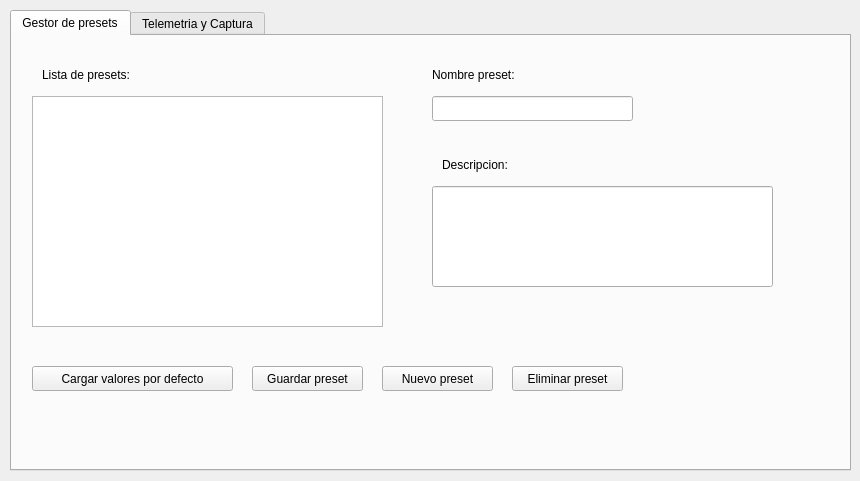
<?xml version="1.0" encoding="UTF-8"?>
<ui version="4.0">
 <class>Form</class>
 <widget class="QWidget" name="Form">
  <property name="geometry">
   <rect>
    <x>0</x>
    <y>0</y>
    <width>860</width>
    <height>481</height>
   </rect>
  </property>
  <property name="windowTitle">
   <string>Form</string>
  </property>
  <widget class="QTabWidget" name="tabWidget">
   <property name="geometry">
    <rect>
     <x>10</x>
     <y>10</y>
     <width>841</width>
     <height>461</height>
    </rect>
   </property>
   <property name="currentIndex">
    <number>0</number>
   </property>
   <widget class="QWidget" name="tab_5">
    <attribute name="title">
     <string>Gestor de presets</string>
    </attribute>
    <widget class="QListWidget" name="presetsListWidget">
     <property name="geometry">
      <rect>
       <x>20</x>
       <y>60</y>
       <width>351</width>
       <height>231</height>
      </rect>
     </property>
    </widget>
    <widget class="QLabel" name="label_17">
     <property name="geometry">
      <rect>
       <x>420</x>
       <y>30</y>
       <width>111</width>
       <height>17</height>
      </rect>
     </property>
     <property name="text">
      <string>Nombre preset:</string>
     </property>
    </widget>
    <widget class="QLineEdit" name="nombrePresetLineEdit">
     <property name="geometry">
      <rect>
       <x>420</x>
       <y>60</y>
       <width>201</width>
       <height>25</height>
      </rect>
     </property>
    </widget>
    <widget class="QLabel" name="label_16">
     <property name="geometry">
      <rect>
       <x>430</x>
       <y>120</y>
       <width>101</width>
       <height>17</height>
      </rect>
     </property>
     <property name="text">
      <string>Descripcion:</string>
     </property>
    </widget>
    <widget class="QLineEdit" name="descripcionLineEdit">
     <property name="geometry">
      <rect>
       <x>420</x>
       <y>150</y>
       <width>341</width>
       <height>101</height>
      </rect>
     </property>
     <property name="alignment">
      <set>Qt::AlignLeading|Qt::AlignLeft|Qt::AlignTop</set>
     </property>
    </widget>
    <widget class="QLabel" name="label_18">
     <property name="geometry">
      <rect>
       <x>30</x>
       <y>30</y>
       <width>131</width>
       <height>17</height>
      </rect>
     </property>
     <property name="text">
      <string>Lista de presets:</string>
     </property>
    </widget>
    <widget class="QPushButton" name="loadDefaultsButton">
     <property name="geometry">
      <rect>
       <x>20</x>
       <y>330</y>
       <width>201</width>
       <height>25</height>
      </rect>
     </property>
     <property name="text">
      <string>Cargar valores por defecto</string>
     </property>
    </widget>
    <widget class="QPushButton" name="confirmarPushButton">
     <property name="geometry">
      <rect>
       <x>240</x>
       <y>330</y>
       <width>111</width>
       <height>25</height>
      </rect>
     </property>
     <property name="text">
      <string>Guardar preset</string>
     </property>
    </widget>
    <widget class="QPushButton" name="eliminarPresetpushButton">
     <property name="geometry">
      <rect>
       <x>500</x>
       <y>330</y>
       <width>111</width>
       <height>25</height>
      </rect>
     </property>
     <property name="text">
      <string>Eliminar preset</string>
     </property>
    </widget>
    <widget class="QPushButton" name="nuevoPresetButton">
     <property name="geometry">
      <rect>
       <x>370</x>
       <y>330</y>
       <width>111</width>
       <height>25</height>
      </rect>
     </property>
     <property name="text">
      <string>Nuevo preset</string>
     </property>
    </widget>
   </widget>
   <widget class="QWidget" name="tab">
    <attribute name="title">
     <string>Telemetria y Captura</string>
    </attribute>
    <widget class="QLabel" name="label">
     <property name="geometry">
      <rect>
       <x>30</x>
       <y>50</y>
       <width>141</width>
       <height>17</height>
      </rect>
     </property>
     <property name="text">
      <string>Velocidad maxima:</string>
     </property>
    </widget>
    <widget class="QLabel" name="label_2">
     <property name="geometry">
      <rect>
       <x>30</x>
       <y>90</y>
       <width>131</width>
       <height>17</height>
      </rect>
     </property>
     <property name="text">
      <string>Velocidad Lineal:</string>
     </property>
    </widget>
    <widget class="QLabel" name="label_3">
     <property name="geometry">
      <rect>
       <x>30</x>
       <y>130</y>
       <width>131</width>
       <height>17</height>
      </rect>
     </property>
     <property name="text">
      <string>Velocidad Angular:</string>
     </property>
    </widget>
    <widget class="QSpinBox" name="velMaxSpinBox">
     <property name="geometry">
      <rect>
       <x>190</x>
       <y>50</y>
       <width>48</width>
       <height>26</height>
      </rect>
     </property>
    </widget>
    <widget class="QSpinBox" name="velLineSpinBox">
     <property name="geometry">
      <rect>
       <x>190</x>
       <y>90</y>
       <width>48</width>
       <height>26</height>
      </rect>
     </property>
    </widget>
    <widget class="QSpinBox" name="velAnguSpinBox">
     <property name="geometry">
      <rect>
       <x>190</x>
       <y>130</y>
       <width>48</width>
       <height>26</height>
      </rect>
     </property>
    </widget>
    <widget class="QLabel" name="label_19">
     <property name="geometry">
      <rect>
       <x>30</x>
       <y>240</y>
       <width>131</width>
       <height>17</height>
      </rect>
     </property>
     <property name="text">
      <string>Tasa de muestreo: </string>
     </property>
    </widget>
    <widget class="QLabel" name="label_20">
     <property name="geometry">
      <rect>
       <x>30</x>
       <y>320</y>
       <width>131</width>
       <height>17</height>
      </rect>
     </property>
     <property name="text">
      <string>Resolucion:</string>
     </property>
    </widget>
    <widget class="QLabel" name="label_21">
     <property name="geometry">
      <rect>
       <x>30</x>
       <y>360</y>
       <width>131</width>
       <height>17</height>
      </rect>
     </property>
     <property name="text">
      <string>Filtro de ruido:</string>
     </property>
    </widget>
    <widget class="QLabel" name="label_22">
     <property name="geometry">
      <rect>
       <x>30</x>
       <y>280</y>
       <width>131</width>
       <height>17</height>
      </rect>
     </property>
     <property name="text">
      <string>Campo de vision:</string>
     </property>
    </widget>
    <widget class="QLabel" name="label_4">
     <property name="geometry">
      <rect>
       <x>30</x>
       <y>20</y>
       <width>91</width>
       <height>17</height>
      </rect>
     </property>
     <property name="text">
      <string>Telemetria:</string>
     </property>
    </widget>
    <widget class="QLabel" name="label_5">
     <property name="geometry">
      <rect>
       <x>30</x>
       <y>200</y>
       <width>67</width>
       <height>17</height>
      </rect>
     </property>
     <property name="text">
      <string>Captura:</string>
     </property>
    </widget>
    <widget class="QComboBox" name="comboBox_2">
     <property name="geometry">
      <rect>
       <x>180</x>
       <y>240</y>
       <width>61</width>
       <height>25</height>
      </rect>
     </property>
     <item>
      <property name="text">
       <string>1</string>
      </property>
     </item>
     <item>
      <property name="text">
       <string>5</string>
      </property>
     </item>
     <item>
      <property name="text">
       <string>10</string>
      </property>
     </item>
     <item>
      <property name="text">
       <string>15</string>
      </property>
     </item>
     <item>
      <property name="text">
       <string>20</string>
      </property>
     </item>
    </widget>
    <widget class="QComboBox" name="comboBox_3">
     <property name="geometry">
      <rect>
       <x>180</x>
       <y>280</y>
       <width>61</width>
       <height>25</height>
      </rect>
     </property>
     <item>
      <property name="text">
       <string>90</string>
      </property>
     </item>
     <item>
      <property name="text">
       <string>135</string>
      </property>
     </item>
     <item>
      <property name="text">
       <string>180</string>
      </property>
     </item>
    </widget>
    <widget class="QComboBox" name="comboBox_5">
     <property name="geometry">
      <rect>
       <x>180</x>
       <y>360</y>
       <width>81</width>
       <height>25</height>
      </rect>
     </property>
     <item>
      <property name="text">
       <string>Angular </string>
      </property>
     </item>
     <item>
      <property name="text">
       <string>Range </string>
      </property>
     </item>
     <item>
      <property name="text">
       <string>Intensity</string>
      </property>
     </item>
     <item>
      <property name="text">
       <string>Speckle</string>
      </property>
     </item>
     <item>
      <property name="text">
       <string>Median</string>
      </property>
     </item>
    </widget>
    <widget class="QLabel" name="label_8">
     <property name="geometry">
      <rect>
       <x>280</x>
       <y>240</y>
       <width>67</width>
       <height>17</height>
      </rect>
     </property>
     <property name="text">
      <string>Hz</string>
     </property>
    </widget>
    <widget class="QLabel" name="label_9">
     <property name="geometry">
      <rect>
       <x>280</x>
       <y>280</y>
       <width>67</width>
       <height>17</height>
      </rect>
     </property>
     <property name="text">
      <string>Grados</string>
     </property>
    </widget>
    <widget class="QLabel" name="label_10">
     <property name="geometry">
      <rect>
       <x>280</x>
       <y>320</y>
       <width>67</width>
       <height>17</height>
      </rect>
     </property>
     <property name="text">
      <string>Grados</string>
     </property>
    </widget>
    <widget class="QSpinBox" name="velMaxSpinBox_2">
     <property name="geometry">
      <rect>
       <x>180</x>
       <y>320</y>
       <width>48</width>
       <height>26</height>
      </rect>
     </property>
    </widget>
    <widget class="QLabel" name="label_51">
     <property name="geometry">
      <rect>
       <x>450</x>
       <y>120</y>
       <width>141</width>
       <height>17</height>
      </rect>
     </property>
     <property name="text">
      <string>Reduccion de ruido:</string>
     </property>
    </widget>
    <widget class="QComboBox" name="comboBox_24">
     <property name="geometry">
      <rect>
       <x>680</x>
       <y>110</y>
       <width>91</width>
       <height>25</height>
      </rect>
     </property>
     <item>
      <property name="text">
       <string>a</string>
      </property>
     </item>
     <item>
      <property name="text">
       <string>b</string>
      </property>
     </item>
     <item>
      <property name="text">
       <string>c</string>
      </property>
     </item>
    </widget>
    <widget class="QLabel" name="label_52">
     <property name="geometry">
      <rect>
       <x>450</x>
       <y>80</y>
       <width>141</width>
       <height>17</height>
      </rect>
     </property>
     <property name="text">
      <string>Metodo de filtrado: </string>
     </property>
    </widget>
    <widget class="QComboBox" name="comboBox_25">
     <property name="geometry">
      <rect>
       <x>680</x>
       <y>70</y>
       <width>91</width>
       <height>25</height>
      </rect>
     </property>
     <item>
      <property name="text">
       <string>a</string>
      </property>
     </item>
     <item>
      <property name="text">
       <string>b</string>
      </property>
     </item>
     <item>
      <property name="text">
       <string>c</string>
      </property>
     </item>
    </widget>
    <widget class="QLabel" name="label_53">
     <property name="geometry">
      <rect>
       <x>450</x>
       <y>160</y>
       <width>221</width>
       <height>17</height>
      </rect>
     </property>
     <property name="text">
      <string>Compensacion de movimiento:</string>
     </property>
    </widget>
    <widget class="QLabel" name="label_54">
     <property name="geometry">
      <rect>
       <x>450</x>
       <y>20</y>
       <width>161</width>
       <height>17</height>
      </rect>
     </property>
     <property name="text">
      <string>Pre-procesamiento:</string>
     </property>
    </widget>
    <widget class="QComboBox" name="comboBox_26">
     <property name="geometry">
      <rect>
       <x>680</x>
       <y>150</y>
       <width>91</width>
       <height>25</height>
      </rect>
     </property>
     <item>
      <property name="text">
       <string>a</string>
      </property>
     </item>
     <item>
      <property name="text">
       <string>b</string>
      </property>
     </item>
     <item>
      <property name="text">
       <string>c</string>
      </property>
     </item>
    </widget>
   </widget>
  </widget>
 </widget>
 <resources/>
 <connections/>
</ui>
